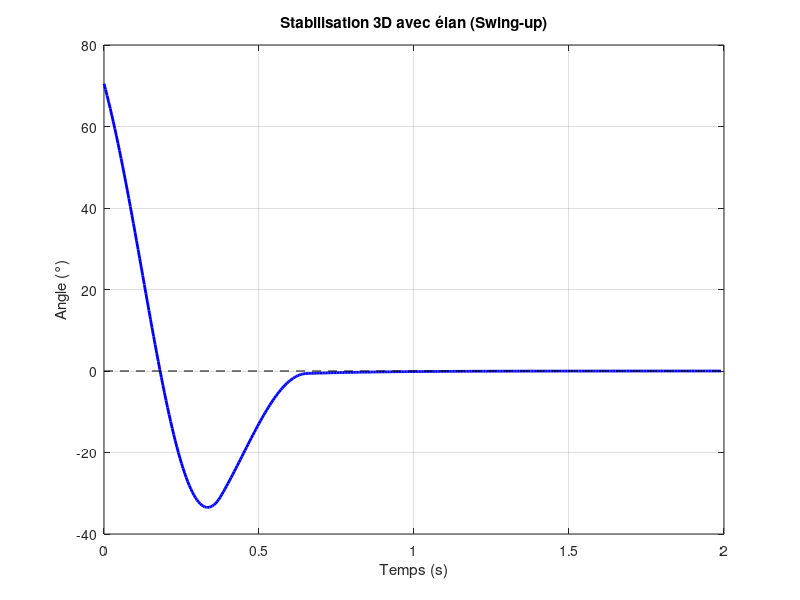

MATLAB code for this plot:
%% Expérience 4 : Tentative de stabilisation avec élan (Swing-up)
clear all; close all; clc;

% --- Paramètres 3D RÉELS (STRICTS) ---
g = 9.81; mb = 0.5; lb = 0.075; Ieq = 0.006; Cb = 0.005;
dt = 0.005; t_final = 2; n_steps = t_final/dt;
theta = zeros(1, n_steps); theta_dot = zeros(1, n_steps); time = zeros(1, n_steps);

% --- ÉLAN INITIAL ---
theta(1) = deg2rad(70.5); 
% --- Paramètres de la Roue de Réaction ---
m_roue = 0.080;        % 80g
r_roue = 0.030;        % Rayon 3cm
I_roue = 0.5 * m_roue * r_roue^2; % Inertie disque : 1/2*m*r^2
Vitesse_RPM = 8000;    % Vitesse de la roue avant le freinage
Omega_roue = Vitesse_RPM * 2 * pi / 60;

% L'impulsion transforme le moment de la roue en vitesse pour le bloc
theta_dot(1) = -(I_roue * Omega_roue) / Ieq; 

fprintf('Vitesse de remontée générée par le choc : %.2f rad/s\n', theta_dot(1));
% --- Commande Limite ---
Tm_max = 0.12; 
Kp = 7; Kd = 1.8; % On booste le Kd pour freiner

for k = 1:n_steps-1
    error = 0 - theta(k);
    Tm_pid = Kp*error - Kd*theta_dot(k);
    Tm = max(min(Tm_pid, Tm_max), -Tm_max); 
    
    % Dynamique
    theta_ddot = (-mb*g*lb * sin(theta(k)) + Tm - Cb*theta_dot(k)) / Ieq;
    
    theta_dot(k+1) = theta_dot(k) + theta_ddot * dt;
    theta(k+1) = theta(k) + theta_dot(k) * dt;
    time(k+1) = time(k) + dt;
    
    if abs(rad2deg(theta(k+1))) > 100, break; end
end

figure('Color', 'w', 'Position', [100 100 800 450]);
plot(time(1:k), rad2deg(theta(1:k)), 'b', 'LineWidth', 2);
grid on; hold on;
line([0 t_final], [0 0], 'Color', 'k', 'LineStyle', '--');
title('Stabilisation 3D avec élan (Swing-up)');
xlabel('Temps (s)'); ylabel('Angle (°)');
